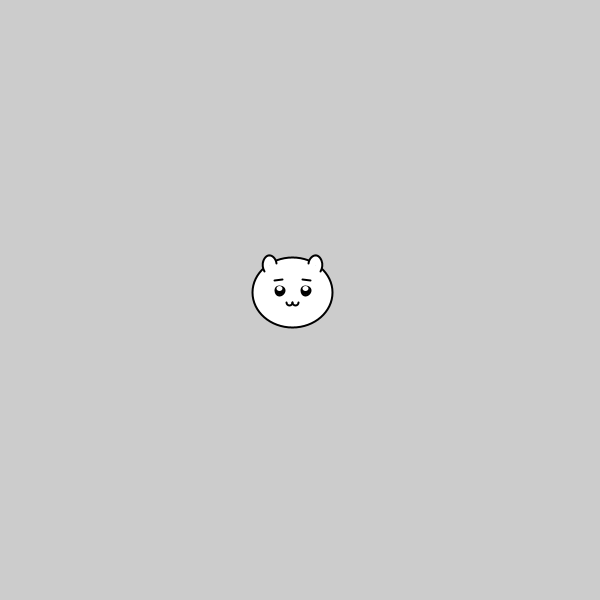
Frame 1 (no input)
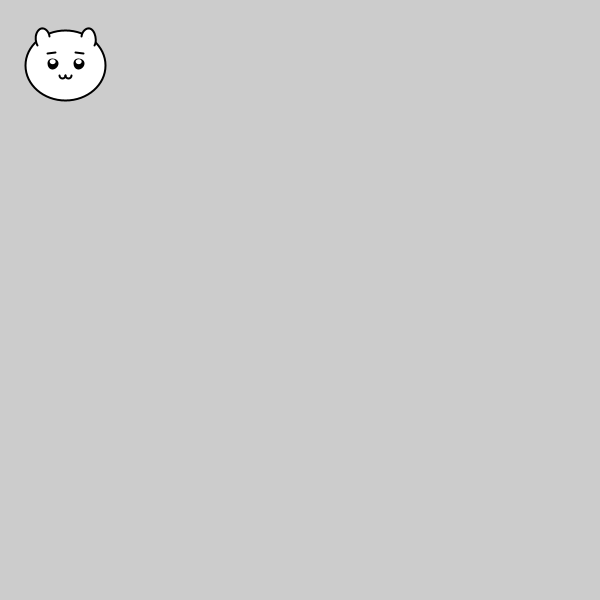
Frame 60 (the mouse pressed at the canvas centre just before this capture)
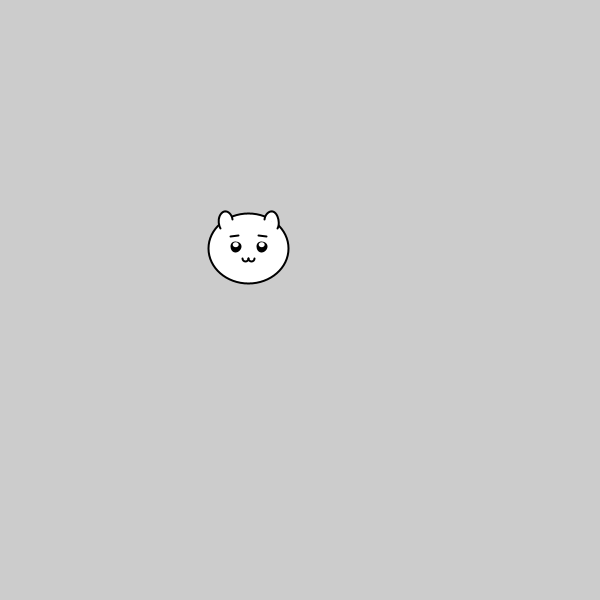
Frame 120 (the mouse held since frame 60 and released just before this capture)

The Processing sketch that drew these frames (run headless with seeded random() and noise(); from frame 60 on, the mouse is pressed at the canvas centre):

// Processing sketch: sk_class_faces_mouse_start
// ── sk_class_faces_mouse_start.pde
// Faceオブジェクト
Face obj1;
Face obj2;  // 2つ目のオブジェクト

void setup()
{
  size( 600, 600 );
  
  // オブジェクト生成
  obj1 = new Face( 300, 300 );
}

void draw()
{
  background( 204 );
  
  // マウスカーソルの位置へ移動
  obj1.moveToDestination( mouseX, mouseY, 40 );

  // オブジェクト描画
  obj1.draw();
}

// ── Face.pde
class Face
{
  // フィールド
  float m_fX;
  float m_fY;

  // コンストラクタ
  Face( float fX, float fY )
  {
    m_fX = fX;
    m_fY = fY;
  }

  // 目的地へ移動する．
  void moveToDestination( float fDestX, float fDestY, float fBrake )
  {
    float fDistanceX = fDestX - m_fX;
    float fDistanceY = fDestY - m_fY;
    m_fX += fDistanceX / fBrake;
    m_fY += fDistanceY / fBrake;
  }

  // 描画する．
  void draw()
  {
    pushMatrix();
    translate( m_fX, m_fY );

    strokeWeight( 2 );

    // 顔輪郭と耳
    fill( 255 );
    ellipse( 0, 0, 80, 70 );
    arc( -23, -27, 14, 20, radians( -220 ), radians( -10 ) );
    arc(  23, -27, 14, 20, radians( -170 ), radians( 40 ) );

    // 目
    fill( 0 );
    circle( -13, -2, 9 );
    circle(  13, -2, 9 );

    // 眉
    line( -18, -12, -10, -13 );
    line(  18, -12, 10, -13 );

    // 目のハイライト
    fill( 255 );
    noStroke();
    ellipse( -13, -4, 6, 5 );
    ellipse(  13, -4, 6, 5 );

    // 口
    stroke( 0 );
    arc( -3, 10, 6, 6, radians( 0 ), radians( 180 ) );
    arc(  3, 10, 6, 6, radians( 0 ), radians( 180 ) );

    popMatrix();
  }
}
